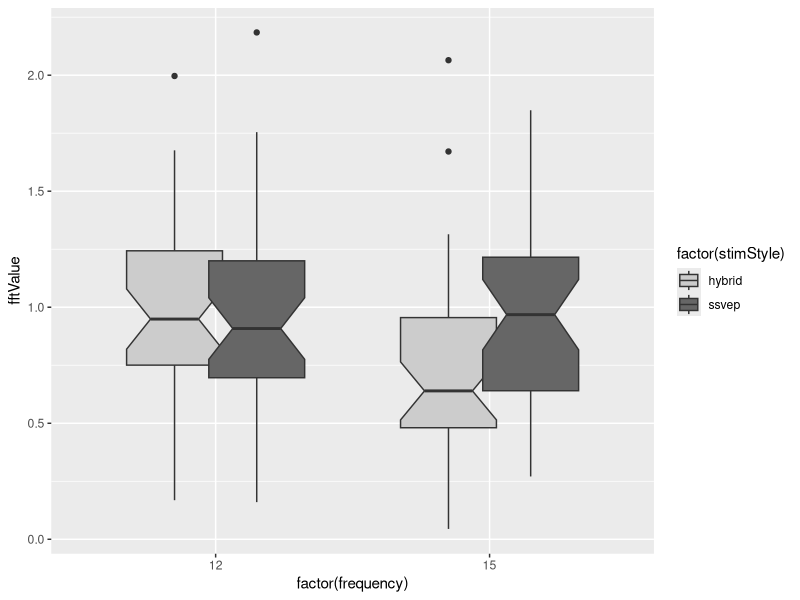
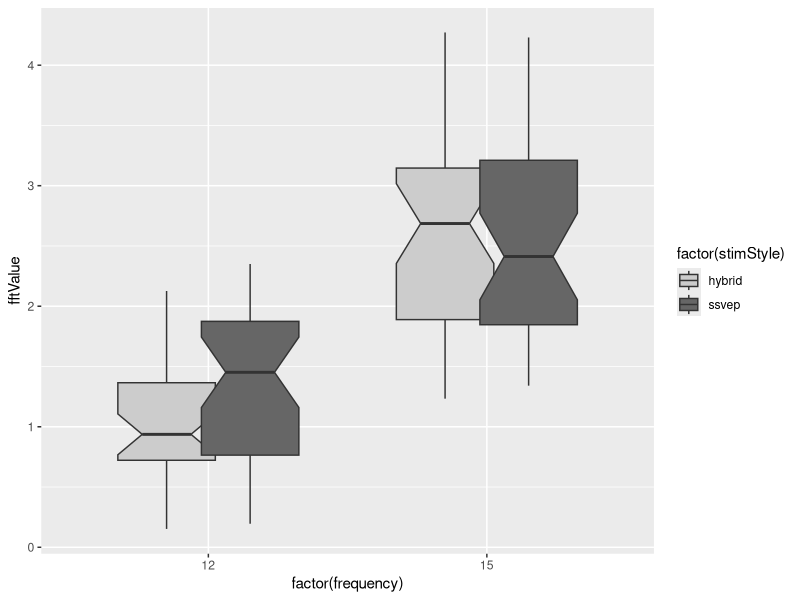
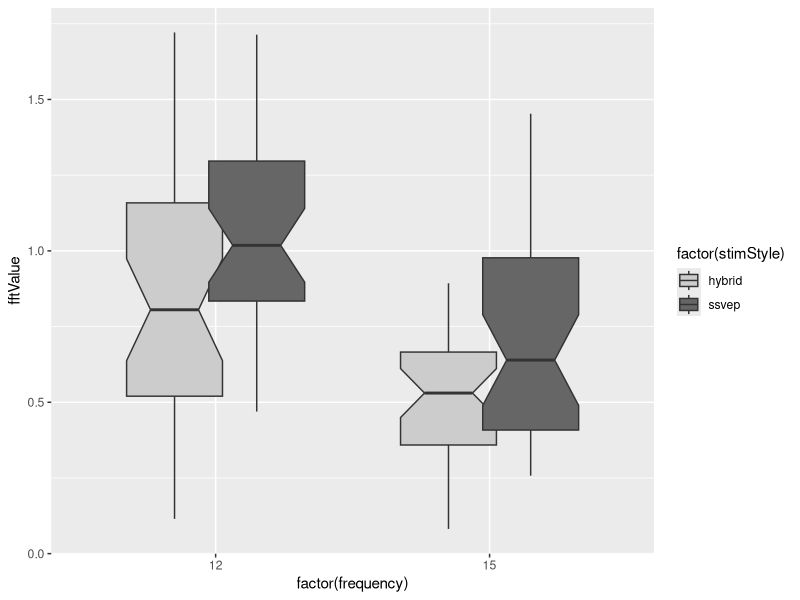

The R script that drew these images, in order:
setwd("d:/KULeuven/PhD/Work/Hybrid-BCI/HybBciCode/dataAnalysisCodes/watchERP/03-watchFFT/")
rm(list = ls())
library(ggplot2)
library(reshape2)

fftData <- read.csv("fftDataForR.csv", header = TRUE)

subset <- subset(fftData, channelR == 'Oz', select = -channelR)

subset2 <- subset(subset, subjectR == 'S1', select = -subjectR)

dataToPlot2 <- subset(subset2, select = -c(conditionR, runR))

gpBoxplot <- ggplot(dataToPlot2)
gpBoxplot + 
  geom_boxplot(aes(x=factor(frequency), y=fftValue, fill=factor(stimStyle))
               , position = position_dodge(width = .6)
               , width=.7
               , notch = TRUE ) + 
                 scale_fill_grey(start = 0.8, end = 0.4)

subset2 <- subset(subset, subjectR == 'S2', select = -subjectR)

dataToPlot2 <- subset(subset2, select = -c(conditionR, runR))

gpBoxplot <- ggplot(dataToPlot2)
gpBoxplot + 
  geom_boxplot(aes(x=factor(frequency), y=fftValue, fill=factor(stimStyle))
               , position = position_dodge(width = .6)
               , width=.7
               , notch = TRUE ) + 
                 scale_fill_grey(start = 0.8, end = 0.4)

subset2 <- subset(subset, subjectR == 'S3', select = -subjectR)

dataToPlot2 <- subset(subset2, select = -c(conditionR, runR))

gpBoxplot <- ggplot(dataToPlot2)
gpBoxplot + 
  geom_boxplot(aes(x=factor(frequency), y=fftValue, fill=factor(stimStyle))
               , position = position_dodge(width = .6)
               , width=.7
               , notch = TRUE ) + 
                 scale_fill_grey(start = 0.8, end = 0.4)
